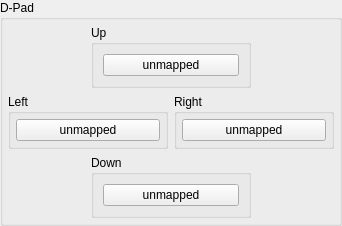
           <widget class="QGroupBox" name="gb_dpad">
            <property name="enabled">
             <bool>true</bool>
            </property>
            <property name="sizePolicy">
             <sizepolicy hsizetype="Fixed" vsizetype="Fixed">
              <horstretch>0</horstretch>
              <verstretch>0</verstretch>
             </sizepolicy>
            </property>
            <property name="maximumSize">
             <size>
              <width>16777215</width>
              <height>16777215</height>
             </size>
            </property>
            <property name="title">
             <string>D-Pad</string>
            </property>
            <layout class="QVBoxLayout" name="gb_dpad_layout">
             <property name="spacing">
              <number>6</number>
             </property>
             <property name="leftMargin">
              <number>5</number>
             </property>
             <property name="topMargin">
              <number>5</number>
             </property>
             <property name="rightMargin">
              <number>5</number>
             </property>
             <property name="bottomMargin">
              <number>5</number>
             </property>
             <item>
              <widget class="QWidget" name="dpad_up" native="true">
               <layout class="QHBoxLayout" name="dpad_up_layout">
                <property name="spacing">
                 <number>0</number>
                </property>
                <property name="leftMargin">
                 <number>0</number>
                </property>
                <property name="topMargin">
                 <number>0</number>
                </property>
                <property name="rightMargin">
                 <number>0</number>
                </property>
                <property name="bottomMargin">
                 <number>0</number>
                </property>
                <item>
                 <widget class="QGroupBox" name="gb_dpad_up">
                  <property name="minimumSize">
                   <size>
                    <width>160</width>
                    <height>0</height>
                   </size>
                  </property>
                  <property name="maximumSize">
                   <size>
                    <width>0</width>
                    <height>16777215</height>
                   </size>
                  </property>
                  <property name="title">
                   <string>Up</string>
                  </property>
                  <layout class="QHBoxLayout" name="horizontalLayout_4">
                   <item>
                    <widget class="QPushButton" name="DpadUpButton">
                     <property name="focusPolicy">
                      <enum>Qt::FocusPolicy::NoFocus</enum>
                     </property>
                     <property name="text">
                      <string>unmapped</string>
                     </property>
                    </widget>
                   </item>
                  </layout>
                 </widget>
                </item>
               </layout>
              </widget>
             </item>
             <item>
              <layout class="QHBoxLayout" name="layout_dpad_left_right">
               <item>
                <widget class="QGroupBox" name="gb_dpad_left">
                 <property name="minimumSize">
                  <size>
                   <width>160</width>
                   <height>0</height>
                  </size>
                 </property>
                 <property name="title">
                  <string>Left</string>
                 </property>
                 <layout class="QVBoxLayout" name="gb_dpad_left_layout">
                  <property name="leftMargin">
                   <number>5</number>
                  </property>
                  <property name="topMargin">
                   <number>5</number>
                  </property>
                  <property name="rightMargin">
                   <number>5</number>
                  </property>
                  <property name="bottomMargin">
                   <number>5</number>
                  </property>
                  <item>
                   <widget class="QPushButton" name="DpadLeftButton">
                    <property name="focusPolicy">
                     <enum>Qt::FocusPolicy::NoFocus</enum>
                    </property>
                    <property name="text">
                     <string>unmapped</string>
                    </property>
                   </widget>
                  </item>
                 </layout>
                </widget>
               </item>
               <item>
                <widget class="QGroupBox" name="gb_dpad_right">
                 <property name="minimumSize">
                  <size>
                   <width>160</width>
                   <height>0</height>
                  </size>
                 </property>
                 <property name="title">
                  <string>Right</string>
                 </property>
                 <layout class="QVBoxLayout" name="gb_dpad_right_layout">
                  <property name="leftMargin">
                   <number>5</number>
                  </property>
                  <property name="topMargin">
                   <number>5</number>
                  </property>
                  <property name="rightMargin">
                   <number>5</number>
                  </property>
                  <property name="bottomMargin">
                   <number>5</number>
                  </property>
                  <item>
                   <widget class="QPushButton" name="DpadRightButton">
                    <property name="focusPolicy">
                     <enum>Qt::FocusPolicy::NoFocus</enum>
                    </property>
                    <property name="text">
                     <string>unmapped</string>
                    </property>
                   </widget>
                  </item>
                 </layout>
                </widget>
               </item>
              </layout>
             </item>
             <item>
              <widget class="QWidget" name="dpad_down" native="true">
               <layout class="QHBoxLayout" name="dpad_down_layout">
                <property name="leftMargin">
                 <number>0</number>
                </property>
                <property name="topMargin">
                 <number>0</number>
                </property>
                <property name="rightMargin">
                 <number>0</number>
                </property>
                <property name="bottomMargin">
                 <number>0</number>
                </property>
                <item>
                 <widget class="QGroupBox" name="gb_dpad_down">
                  <property name="minimumSize">
                   <size>
                    <width>160</width>
                    <height>0</height>
                   </size>
                  </property>
                  <property name="maximumSize">
                   <size>
                    <width>124</width>
                    <height>16777215</height>
                   </size>
                  </property>
                  <property name="title">
                   <string>Down</string>
                  </property>
                  <layout class="QHBoxLayout" name="horizontalLayout_3">
                   <item>
                    <widget class="QPushButton" name="DpadDownButton">
                     <property name="focusPolicy">
                      <enum>Qt::FocusPolicy::NoFocus</enum>
                     </property>
                     <property name="text">
                      <string>unmapped</string>
                     </property>
                    </widget>
                   </item>
                  </layout>
                 </widget>
                </item>
               </layout>
              </widget>
             </item>
            </layout>
           </widget>
